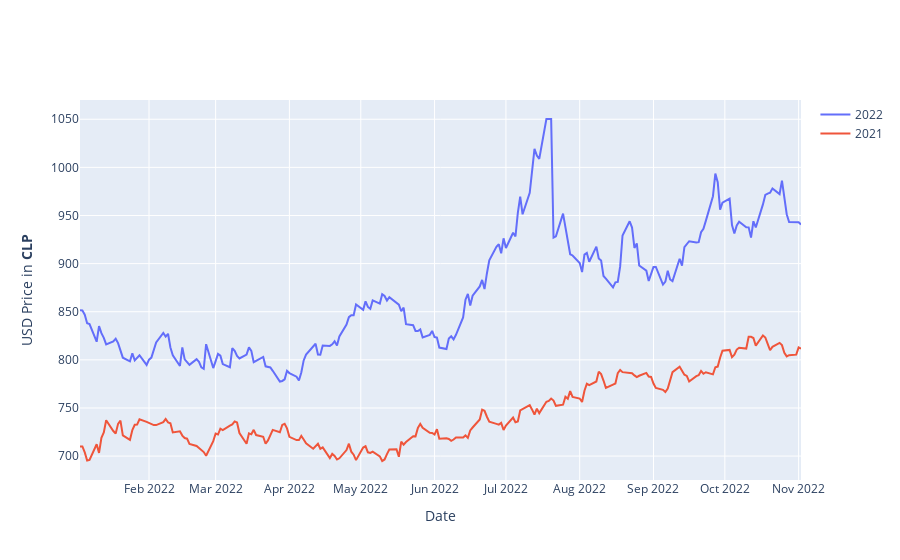

Notebook code cell kept with this figure:
### Markdown cell above
Two Y Axes

### Code cell
import plotly.graph_objects as go
from plotly.subplots import make_subplots

fig.data = []

fig.add_trace(go.Scatter(x=USD_2022.index, y=USD_2022["Close"], name="2022"))
fig.add_trace(go.Scatter(x=USD_2022.index, y=USD_2021["Close"], name="2021"))

# Set x-axis title
fig.update_xaxes(title_text="Date")

# Set x-axis title
fig.update_yaxes(title_text="USD Price in <b>CLP</b>")


display(fig)

### Figure 1 — Plotly figure (JSON) as saved in the notebook; plotly's stock layout.template omitted (floating-point values rounded to 4 significant figures; data arrays with more than 128 entries replaced by an {"elided": "..."} marker saying what was removed)
{"data": [{"name": "2022", "type": "scatter", "x": {"elided": "218 str values"}, "y": {"elided": "218 float values"}}, {"name": "2021", "type": "scatter", "x": {"elided": "218 str values"}, "y": {"elided": "261 float values"}}], "layout": {"xaxis": {"title": {"text": "Date"}}, "yaxis": {"title": {"text": "USD Price in <b>CLP</b>"}}}}
